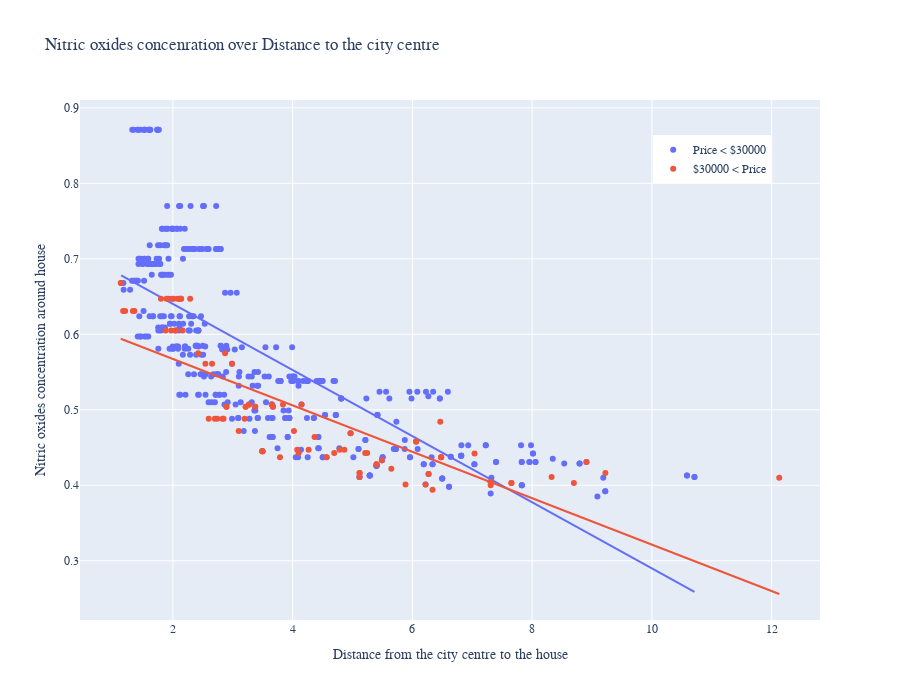

Source (notebook cell):
### Markdown cell above
It is expected, that in expensive houses nitric oxides concentration on average is lower.

The graph below shows dependency of nitric oxides concentration in the air around the house on its distance from the city center. From the graph we can conclude that with very high precision if the distance from the city centre is the same, than the air is better around the house of higher price rather than of average/low price. However, at around 8 km from the city, on average, these difference wipes out.

### Code cell
fig = px.scatter(
    data_segmented,
    x="DIS",
    y="NOX",
    trendline="ols",
    color="TYPE",
    height=700,
    title="Nitric oxides concenration over Distance to the city centre",
    labels={
        "NOX": "Nitric oxides concentration around house",
        "DIS": "Distance from the city centre to the house",
    },
)
fig.update_layout(
    font_family="Rockwell",
    legend=dict(
        title=None, orientation="v", y=0.84, yanchor="bottom", x=0.855, xanchor="center"
    ),
)
fig.show()

### Figure 1 — Plotly figure (JSON) as saved in the notebook; plotly's stock layout.template omitted (floating-point values rounded to 4 significant figures; data arrays with more than 128 entries replaced by an {"elided": "..."} marker saying what was removed)
{"data": [{"hovertemplate": "TYPE=Price < $30000<br>Distance from the city centre to the house=%{x}<br>Nitric oxides concentration around house=%{y}<extra></extra>", "legendgroup": "Price < $30000", "marker": {"color": "#636efa", "symbol": "circle"}, "mode": "markers", "name": "Price < $30000", "orientation": "v", "showlegend": true, "type": "scatter", "x": {"elided": "424 float values"}, "xaxis": "x", "y": {"elided": "424 float values"}, "yaxis": "y"}, {"hovertemplate": "<b>OLS trendline</b><br>NOX = -0.0437843 * DIS + 0.727719<br>R<sup>2</sup>=0.593129<br><br>TYPE=Price < $30000<br>Distance from the city centre to the house=%{x}<br>Nitric oxides concentration around house=%{y} <b>(trend)</b><extra></extra>", "legendgroup": "Price < $30000", "marker": {"color": "#636efa", "symbol": "circle"}, "mode": "lines", "name": "Price < $30000", "showlegend": false, "type": "scatter", "x": {"elided": "424 float values"}, "xaxis": "x", "y": {"elided": "424 float values"}, "yaxis": "y"}, {"hovertemplate": "TYPE=$30000 < Price<br>Distance from the city centre to the house=%{x}<br>Nitric oxides concentration around house=%{y}<extra></extra>", "legendgroup": "$30000 < Price", "marker": {"color": "#EF553B", "symbol": "circle"}, "mode": "markers", "name": "$30000 < Price", "orientation": "v", "showlegend": true, "type": "scatter", "x": [2.543, 2.987, 2.654, 1.13, 1.169, 1.202, 1.357, 1.333, 12.13, 6.465, 7.038, 3.099, 4.022, 5.492, 5.117, 7.307, 5.885, 5.212, 5.245, 4.695, 4.101, 4.863, 4.787, 4.267, 4.078, 4.367, 2.872, 2.422, 2.133, 1.93, 2.079, 2.288, 2.14, 2.112, 2.011, 1.895, 1.801, 6.336, 8.907, 4.148, 3.652, 3.838, 3.671, 3.375, 3.375, 3.216, 3.216, 2.894, 2.894, 3.272, 5.118, 5.118, 6.27, 7.653, 7.653, 7.309, 7.309, 7.309, 5.648, 6.22, 6.48, 6.48, 6.48, 4.567, 3.789, 3.199, 2.847, 2.701, 2.598, 2.741, 2.829, 2.046, 2.162, 2.041, 1.971, 1.877, 3.495, 3.495, 3.495, 9.223, 8.325, 8.697, 5.401, 5.401, 6.062, 6.062, 4.967], "xaxis": "x", "y": [0.561, 0.561, 0.561, 0.668, 0.631, 0.631, 0.631, 0.631, 0.41, 0.484, 0.442, 0.472, 0.472, 0.433, 0.411, 0.4, 0.401, 0.4429, 0.4429, 0.4429, 0.4429, 0.447, 0.447, 0.447, 0.447, 0.464, 0.575, 0.575, 0.647, 0.647, 0.647, 0.647, 0.647, 0.647, 0.647, 0.647, 0.647, 0.394, 0.431, 0.507, 0.507, 0.507, 0.504, 0.504, 0.504, 0.504, 0.504, 0.504, 0.504, 0.507, 0.4161, 0.4161, 0.415, 0.403, 0.403, 0.404, 0.404, 0.404, 0.422, 0.401, 0.437, 0.437, 0.437, 0.437, 0.437, 0.488, 0.488, 0.488, 0.488, 0.488, 0.488, 0.605, 0.605, 0.605, 0.605, 0.605, 0.445, 0.445, 0.445, 0.4161, 0.411, 0.403, 0.428, 0.428, 0.458, 0.458, 0.469], "yaxis": "y"}, {"hovertemplate": "<b>OLS trendline</b><br>NOX = -0.0307524 * DIS + 0.628885<br>R<sup>2</sup>=0.649931<br><br>TYPE=$30000 < Price<br>Distance from the city centre to the house=%{x}<br>Nitric oxides concentration around house=%{y} <b>(trend)</b><extra></extra>", "legendgroup": "$30000 < Price", "marker": {"color": "#EF553B", "symbol": "circle"}, "mode": "lines", "name": "$30000 < Price", "showlegend": false, "type": "scatter", "x": [1.13, 1.169, 1.202, 1.333, 1.357, 1.801, 1.877, 1.895, 1.93, 1.971, 2.011, 2.041, 2.046, 2.079, 2.112, 2.133, 2.14, 2.162, 2.288, 2.422, 2.543, 2.598, 2.654, 2.701, 2.741, 2.829, 2.847, 2.872, 2.894, 2.894, 2.987, 3.099, 3.199, 3.216, 3.216, 3.272, 3.375, 3.375, 3.495, 3.495, 3.495, 3.652, 3.671, 3.789, 3.838, 4.022, 4.078, 4.101, 4.148, 4.267, 4.367, 4.567, 4.695, 4.787, 4.863, 4.967, 5.117, 5.118, 5.118, 5.212, 5.245, 5.401, 5.401, 5.492, 5.648, 5.885, 6.062, 6.062, 6.22, 6.27, 6.336, 6.465, 6.48, 6.48, 6.48, 7.038, 7.307, 7.309, 7.309, 7.309, 7.653, 7.653, 8.325, 8.697, 8.907, 9.223, 12.13], "xaxis": "x", "y": [0.5941, 0.5929, 0.5919, 0.5879, 0.5872, 0.5735, 0.5712, 0.5706, 0.5695, 0.5683, 0.5671, 0.5661, 0.566, 0.565, 0.5639, 0.5633, 0.5631, 0.5624, 0.5585, 0.5544, 0.5507, 0.549, 0.5473, 0.5458, 0.5446, 0.5419, 0.5413, 0.5406, 0.5399, 0.5399, 0.537, 0.5336, 0.5305, 0.53, 0.53, 0.5283, 0.5251, 0.5251, 0.5214, 0.5214, 0.5214, 0.5166, 0.516, 0.5124, 0.5108, 0.5052, 0.5035, 0.5028, 0.5013, 0.4977, 0.4946, 0.4884, 0.4845, 0.4817, 0.4793, 0.4761, 0.4715, 0.4715, 0.4715, 0.4686, 0.4676, 0.4628, 0.4628, 0.46, 0.4552, 0.4479, 0.4425, 0.4425, 0.4376, 0.4361, 0.434, 0.4301, 0.4296, 0.4296, 0.4296, 0.4125, 0.4042, 0.4041, 0.4041, 0.4041, 0.3935, 0.3935, 0.3729, 0.3614, 0.355, 0.3453, 0.256], "yaxis": "y"}], "layout": {"font": {"family": "Rockwell"}, "height": 700, "legend": {"orientation": "v", "title": {}, "tracegroupgap": 0, "x": 0.855, "xanchor": "center", "y": 0.84, "yanchor": "bottom"}, "title": {"text": "Nitric oxides concenration over Distance to the city centre"}, "xaxis": {"anchor": "y", "domain": [0, 1], "title": {"text": "Distance from the city centre to the house"}}, "yaxis": {"anchor": "x", "domain": [0, 1], "title": {"text": "Nitric oxides concentration around house"}}}}
